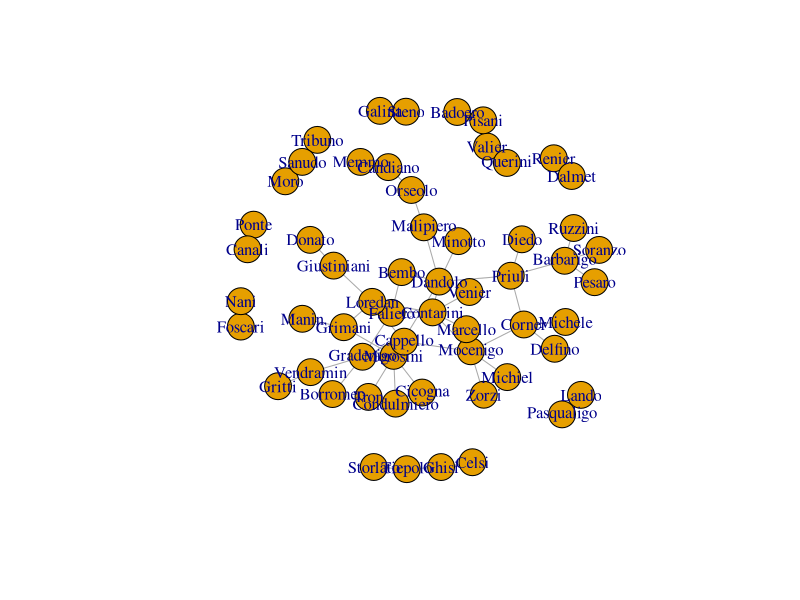
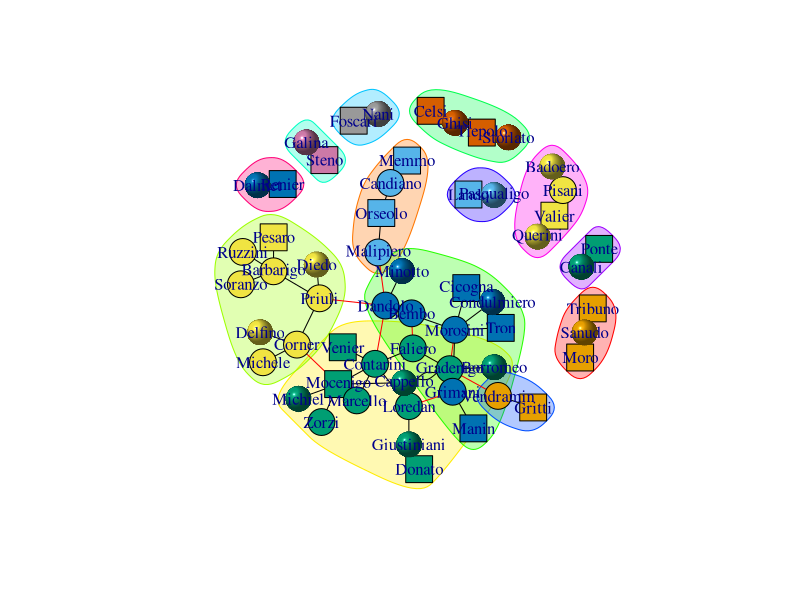
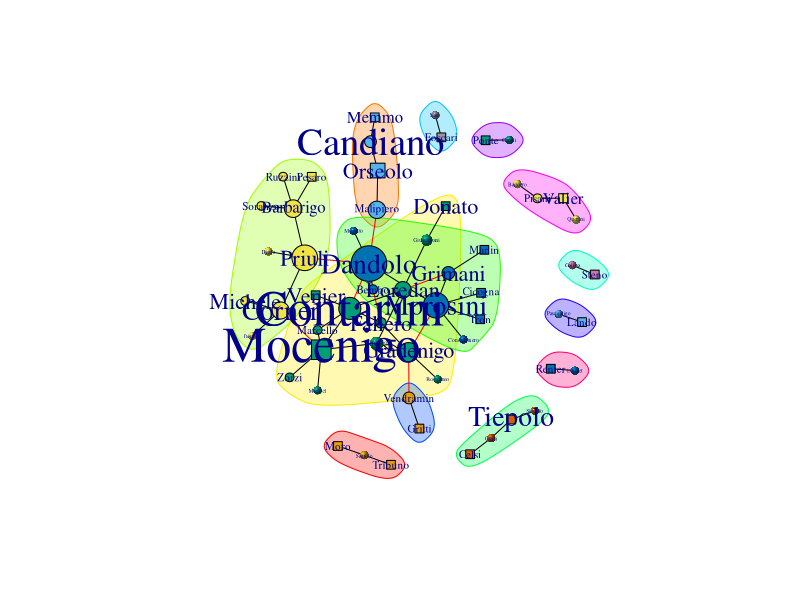

The R script that drew these images, in order:
library(igraph)

data <- read.csv("resources/family-pairs.csv",header=FALSE)
venice.sn <- graph.data.frame(data.frame(data$V1,data$V2),directed=F)
plot(venice.sn)
V(venice.sn)$degree <- degree(venice.sn)
cnet <- cluster_edge_betweenness(venice.sn)

node.type <- read.csv("resources/family-data.csv")
node.type.dict <- list()

for (r in 1:nrow(node.type)) {
  node.type.dict[[ node.type[r,"Family"] ]]  <-  list( "positions"= node.type[r,"Positions"],
                                                        "doges"= node.type[r,"Doges"],
                                                        "type" = node.type[r,"Type"] )
}

positions = NULL
shapes = NULL
doges = NULL
label.colors = NULL
label.colors.choice = c("white","lightgray","gray","lightblue","lightgreen","lightyellow", "magenta","darkgray","black")

for (r in V(venice.sn)$name) {
  if (! is.null(node.type.dict[[r]])) {
    positions <- c(positions, node.type.dict[[r]]$positions)
    shapes <- c(shapes,
                     ifelse(node.type.dict[[r]]$positions == "Doge",
                            "square",
                            ifelse(node.type.dict[[r]]$positions == "Dogaressa","sphere","circle")))
    doges <- c(doges,(1+as.numeric(node.type.dict[[r]]$doges))/3)
    label.colors <- c(label.colors,label.colors.choice[1+as.numeric(node.type.dict[[r]]$doges)])
  } else {
    positions <- c(positions,"None")
    shapes <- c(shapes,"sphere")
  }
  
}

V(venice.sn)$positions <- positions
V(venice.sn)$shapes <- shapes
V(venice.sn)$label.colors <- label.colors
V(venice.sn)$doges <- doges

plot(cnet,venice.sn,vertex.shape=V(venice.sn)$shapes)

V(venice.sn)$betweenness <- betweenness(venice.sn)

plot(cnet,venice.sn,vertex.shape=V(venice.sn)$shapes,
     layout=layout_with_fr(venice.sn),
     vertex.size=5+(V(venice.sn)$betweenness/20),
     vertex.label.cex=V(venice.sn)$doges)

write_graph(venice.sn,"resources/venice-social-network.graphml",format="graphml")
